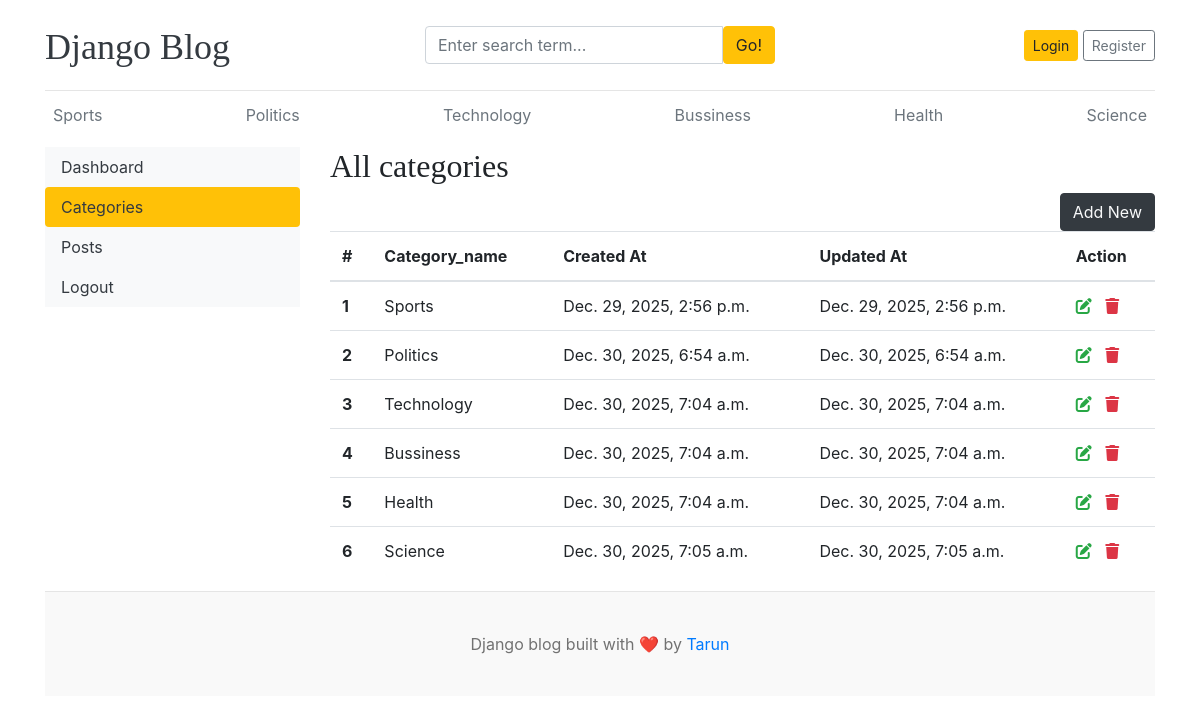
/dashboard/categories/, run on the app's committed database.
### blogs/models.py (models this page shows)
class Category(models.Model):
    category_name=models.CharField(max_length=100,unique=True)
    created_at=models.DateTimeField(auto_now_add=True)
    updated_at=models.DateTimeField(auto_now=True)
    class Meta:
        verbose_name_plural='categories'
    def __str__(self):
        return self.category_name

### dashboard/views.py (the view)
# urls.py: path('categories/',views.categories,name='categories'),
def categories(request):
    return render(request,'dashboard/categories.html')

### blogs/context_processors.py (called while the page is built)
def get_categories(request):
    categories=Category.objects.all()
    return dict(categories=categories)

def get_social_links(request):
    social_links=SocialLinks.objects.all()
    return dict(social_links=social_links)

### templates/dashboard/categories.html (shortened to what this page needs)
{% extends 'base.html' %}
{% block start %}
<div class="row">
    {% include 'dashboard/sidebar.html' %}
    <div class="col-md-9">
        <h2>All categories</h2>
        <span><a href="{% url 'add_category' %}" class="btn btn-dark text-light float-right">Add New</a></span>
        <table class="table table-hover">
            <thead>
                <tr>
                    <th>#</th>
                    <th>Category_name</th>
                    <th>Created At</th>
                    <th>Updated At</th>
                    <th>Action</th>
                </tr>
            </thead>
            <tbody>
                {% for cat in categories %}
                <tr>
                    <th scope="row">{{forloop.counter}}</th>
                    <td>{{cat}}</td>
                    <td>{{cat.created_at}}</td>
                    <td>{{cat.updated_at}}</td>
                    <td>
                        <a href="{% url 'edit_category' cat.pk %}"><i class="fa-solid fa-pen-to-square text-success"></i></a>
                        <a href="{% url 'delete_category' cat.pk %}"><i class="fa-solid fa-trash text-danger"></i></a>
                    </td>
                </tr>
                {% endfor %}
            </tbody>
        </table>
    </div>
</div>
{% endblock %}

### templates/base.html (shortened to what this page needs)
{% load static %}
<!DOCTYPE html>
<html lang="en">
<head>
    <link href="https://getbootstrap.com/docs/4.0/dist/css/bootstrap.min.css" rel="stylesheet">
    <link href="{%static 'css/blog.css' %}" rel="stylesheet">
    <link rel="stylesheet" href="https://cdnjs.cloudflare.com/ajax/libs/font-awesome/6.0.0/css/all.min.css" />
  </head>
<body>
    <div class="container">
      <header class="blog-header py-3">
        <div class="row flex-nowrap justify-content-between align-items-center">
          <div class="col-4 pt-1">
            <a class="blog-header-logo text-dark" href="/">Django Blog</a>
          </div>
          <div class="col-4">
            <form action="{% url 'search' %}" method="get">
               <div class="input-group">
                      <input class="form-control" name="keyword" type="text" placeholder="Enter search term..." aria-label="Enter search term..." aria-describedby="button-search" />
                      <button class="btn btn-warning" id="button-search" type="submit">Go!</button>
              </div>
            </form>
          </div>
          <div class="col-4 d-flex justify-content-end align-items-center">
            {% if not user.is_authenticated %}
            <a class="btn btn-sm btn-warning" href="{% url 'login' %}">Login</a> &nbsp;
            <a class="btn btn-sm btn-outline-secondary" href="{% url 'register' %}">Register</a>
            {% endif %}
          </div>
        </div>
      </header>
      <div class="nav-scroller py-1 mb-2">
        <nav class="nav d-flex justify-content-between">
          {% for cat in categories %}
            <a class="p-2 text-muted" href="{% url 'posts_by_category' cat.id %}">{{cat.category_name}}</a>
          {% endfor %}
        </nav>
      </div>
{% block start %}
{% endblock %}
<footer class="blog-footer">
  <p>Django blog built with ❤️ by <a href="#">Tarun</a></p>
</footer>
</body>
</html>

### blog_main/static/css/blog.css (style rules this page uses)
.blog-header { border-bottom: 1px solid #e5e5e5; }
.blog-header-logo { font-family: "Playfair Display", Georgia, "Times New Roman", serif; font-size: 2.25rem; }
h1, h2, h3, h4, h5, h6 { font-family: "Playfair Display", Georgia, "Times New Roman", serif; }
.blog-footer { padding: 2.5rem 0; color: #727272; text-align: center; background-color: #f9f9f9; border-top: .05rem solid #e5e5e5; }
.blog-footer p:last-child { margin-bottom: 0; }

### data on the page
Category: category_name "Sports", created_at "Dec. 29, 2025, 2:56 p.m.", updated_at "Dec. 29, 2025, 2:56 p.m."
Category: category_name "Politics", created_at "Dec. 30, 2025, 6:54 a.m.", updated_at "Dec. 30, 2025, 6:54 a.m."
Category: category_name "Technology", created_at "Dec. 30, 2025, 7:04 a.m.", updated_at "Dec. 30, 2025, 7:04 a.m."
Category: category_name "Bussiness", created_at "Dec. 30, 2025, 7:04 a.m.", updated_at "Dec. 30, 2025, 7:04 a.m."
Category: category_name "Health", created_at "Dec. 30, 2025, 7:04 a.m.", updated_at "Dec. 30, 2025, 7:04 a.m."
Category: category_name "Science", created_at "Dec. 30, 2025, 7:05 a.m.", updated_at "Dec. 30, 2025, 7:05 a.m."
